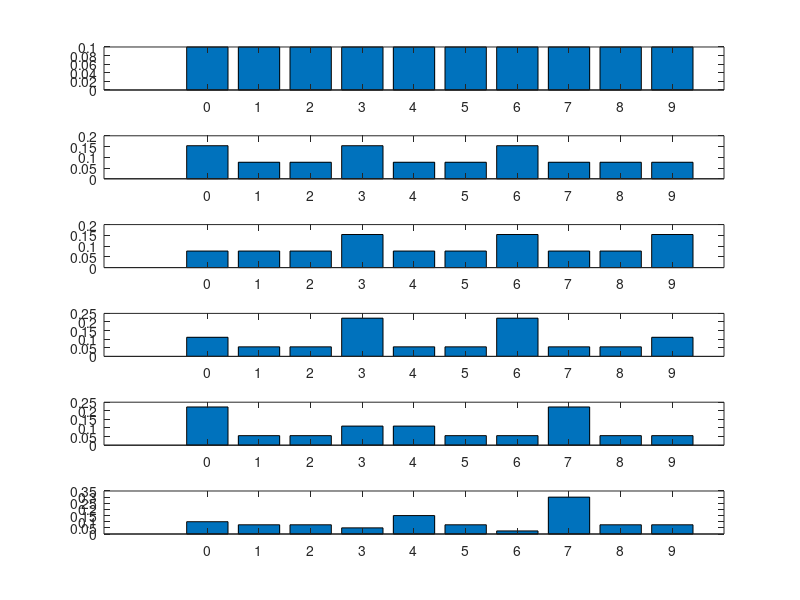
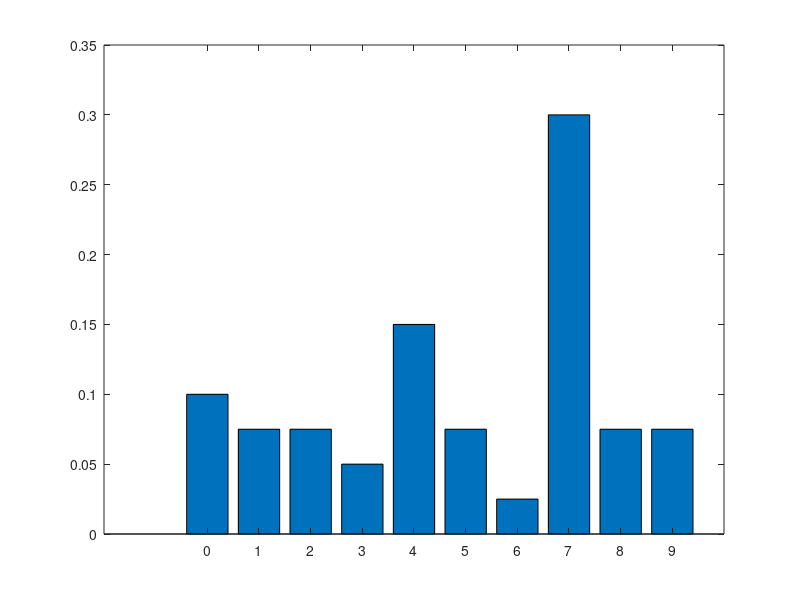

MATLAB code for these plots, in order:
close all;
class_1= [0, 3, 6];
class_2= [1, 2, 4, 5, 7, 8, 9];

num_locations = size(class_1, 2) + size(class_2, 2);

landmark_numbers = class_1;

p_landmark_at_class_1 = 0.8;
np_landmark_at_class_1 = 0.2;

p_landmark_at_class_2 = 0.4;
np_landmark_at_class_2 = 0.6;

control_input = [0, 3, 4];
observations = [1, 1, 0];

belief = ones(1, num_locations)*1/num_locations;

num_plots = length(control_input)*2;

for index1 = 1:length(control_input)
    control = control_input(index1);
    observe = observations(index1);
    
    belief_bar = zeros(1, num_locations);
    for index2 = 1:length(belief)
        belief_bar(mod((index2-1) + control, num_locations)+1) = belief(index2);
    end
    pl = subplot(num_plots, 1, 2*(index1-1)+1);
    bar(pl, 0:num_locations-1, belief_bar, 'stacked');
    for index2 = 1:length(belief)
        if observe
            if ismember(index2-1, landmark_numbers)
                belief_bar(index2) = p_landmark_at_class_1*belief_bar(index2);
            else
                belief_bar(index2) = p_landmark_at_class_2*belief_bar(index2);
            end
        else
            if ismember(index2-1, landmark_numbers)
                belief_bar(index2) = np_landmark_at_class_1*belief_bar(index2);
            else
                belief_bar(index2) = np_landmark_at_class_2*belief_bar(index2);
            end
        end
    end
    belief = belief_bar/sum(belief_bar);
    pl = subplot(num_plots, 1, 2*(index1-1)+2);
    bar(pl, 0:num_locations-1, belief, 'stacked');
end

figure;
bar(0:num_locations-1, belief);

